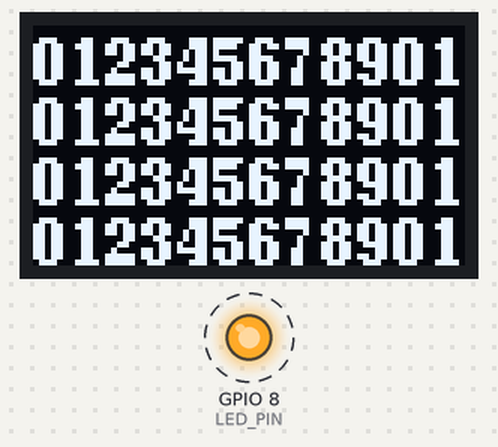
Bench run of a sketch on a simulated ESP32-C3. Parts: 72×40 one-colour display, output pins drawn as LEDs (lit = HIGH). Dashed ring = blinking.

Above: at 0.1 s.
Timing chart, 0 to 130.0 s (numbered marks = the images above):
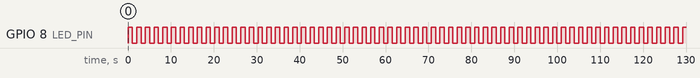

Measured:
- by itself, GPIO 8 (LED_PIN): alternates HIGH for 1.0 s and LOW for 1.0 s

The sketch:

esp32-c3-buildin-oled.ino
```cpp
#include <Arduino.h>
#include <U8g2lib.h>


#include <Wire.h>

#define SDA_PIN 5
#define SCL_PIN 6

#define LED_PIN 8

U8G2_SSD1306_72X40_ER_F_HW_I2C u8g2(U8G2_R0, /* reset=*/ U8X8_PIN_NONE);   // EastRising 0.42" OLED

void setup(void) {
  Wire.begin(SDA_PIN, SCL_PIN);
  u8g2.begin();
pinMode(LED_PIN,OUTPUT);
}

void loop(void) {
  digitalWrite(LED_PIN, !digitalRead(LED_PIN));
  u8g2.clearBuffer();         // clear the internal memory
  u8g2.setFont(u8g2_font_ncenB08_tr); // choose a suitable font
  u8g2.drawStr(0,10,"0123456789012345");  // write something to the internal memory
  u8g2.drawStr(0,20,"0123456789012345");
  u8g2.drawStr(0,30,"0123456789012345");
  u8g2.drawStr(0,40,"0123456789012345");
  u8g2.drawStr(0,50,"0123456789012345");
  u8g2.sendBuffer();          // transfer internal memory to the display
  delay(1000);
}
```
